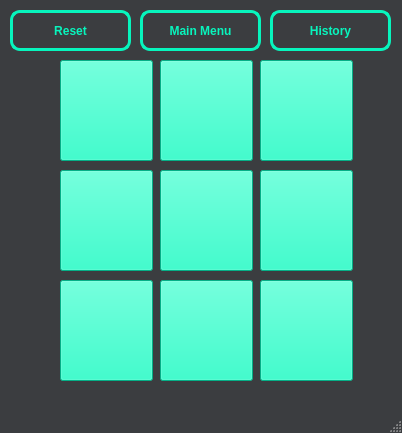
<?xml version="1.0" encoding="UTF-8"?>
<ui version="4.0">
 <class>tic_tac_toe_AI</class>
 <widget class="QMainWindow" name="tic_tac_toe_AI">
  <property name="geometry">
   <rect>
    <x>0</x>
    <y>0</y>
    <width>402</width>
    <height>433</height>
   </rect>
  </property>
  <property name="windowTitle">
   <string>MainWindow</string>
  </property>
  <property name="styleSheet">
   <string notr="true">QMainWindow
{
background-color:rgb(59,61,64 );
}</string>
  </property>
  <widget class="QWidget" name="centralwidget">
   <widget class="QPushButton" name="pushButton_reset">
    <property name="geometry">
     <rect>
      <x>10</x>
      <y>10</y>
      <width>121</width>
      <height>41</height>
     </rect>
    </property>
    <property name="font">
     <font>
      <pointsize>9</pointsize>
      <bold>true</bold>
     </font>
    </property>
    <property name="styleSheet">
     <string notr="true">QPushButton
{
color: rgb(7, 245, 189);
border:3px solid  rgb(7, 245, 189);
border-radius:10px;
}
QPushButton::Hover
{
color: rgb(59, 61, 64);
background-color:  rgb(7, 245, 189);
}</string>
    </property>
    <property name="text">
     <string>Reset</string>
    </property>
   </widget>
   <widget class="QPushButton" name="pushButton_history">
    <property name="geometry">
     <rect>
      <x>270</x>
      <y>10</y>
      <width>121</width>
      <height>41</height>
     </rect>
    </property>
    <property name="font">
     <font>
      <bold>true</bold>
     </font>
    </property>
    <property name="styleSheet">
     <string notr="true">QPushButton
{
color: rgb(7, 245, 189);
border:3px solid  rgb(7, 245, 189);
border-radius:10px;
}
QPushButton::Hover
{
color: rgb(59, 61, 64);
background-color:  rgb(7, 245, 189);
}</string>
    </property>
    <property name="text">
     <string>History</string>
    </property>
   </widget>
   <widget class="QPushButton" name="pushButton_2">
    <property name="geometry">
     <rect>
      <x>160</x>
      <y>60</y>
      <width>93</width>
      <height>101</height>
     </rect>
    </property>
    <property name="font">
     <font>
      <family>Times New Roman</family>
      <pointsize>10</pointsize>
      <bold>true</bold>
     </font>
    </property>
    <property name="styleSheet">
     <string notr="true">QPushButton
{
background-color:rgb(7 ,245, 189);
}</string>
    </property>
    <property name="text">
     <string/>
    </property>
   </widget>
   <widget class="QPushButton" name="pushButton_5">
    <property name="geometry">
     <rect>
      <x>160</x>
      <y>170</y>
      <width>93</width>
      <height>101</height>
     </rect>
    </property>
    <property name="font">
     <font>
      <family>Times New Roman</family>
      <pointsize>10</pointsize>
      <bold>true</bold>
     </font>
    </property>
    <property name="styleSheet">
     <string notr="true">QPushButton
{
background-color:rgb(7 ,245, 189);
}</string>
    </property>
    <property name="text">
     <string/>
    </property>
   </widget>
   <widget class="QPushButton" name="pushButton_6">
    <property name="geometry">
     <rect>
      <x>260</x>
      <y>170</y>
      <width>93</width>
      <height>101</height>
     </rect>
    </property>
    <property name="font">
     <font>
      <family>Times New Roman</family>
      <pointsize>10</pointsize>
      <bold>true</bold>
     </font>
    </property>
    <property name="styleSheet">
     <string notr="true">QPushButton
{
background-color:rgb(7 ,245, 189);
}</string>
    </property>
    <property name="text">
     <string/>
    </property>
   </widget>
   <widget class="QPushButton" name="pushButton_9">
    <property name="geometry">
     <rect>
      <x>260</x>
      <y>280</y>
      <width>93</width>
      <height>101</height>
     </rect>
    </property>
    <property name="font">
     <font>
      <family>Times New Roman</family>
      <pointsize>10</pointsize>
      <bold>true</bold>
     </font>
    </property>
    <property name="styleSheet">
     <string notr="true">QPushButton
{
background-color:rgb(7 ,245, 189);
}</string>
    </property>
    <property name="text">
     <string/>
    </property>
   </widget>
   <widget class="QPushButton" name="pushButton_4">
    <property name="geometry">
     <rect>
      <x>60</x>
      <y>170</y>
      <width>93</width>
      <height>101</height>
     </rect>
    </property>
    <property name="font">
     <font>
      <family>Times New Roman</family>
      <pointsize>10</pointsize>
      <bold>true</bold>
     </font>
    </property>
    <property name="styleSheet">
     <string notr="true">QPushButton
{
background-color:rgb(7 ,245, 189);
}</string>
    </property>
    <property name="text">
     <string/>
    </property>
   </widget>
   <widget class="QPushButton" name="pushButton_mainmenu">
    <property name="geometry">
     <rect>
      <x>140</x>
      <y>10</y>
      <width>121</width>
      <height>41</height>
     </rect>
    </property>
    <property name="font">
     <font>
      <pointsize>9</pointsize>
      <bold>true</bold>
     </font>
    </property>
    <property name="styleSheet">
     <string notr="true">QPushButton
{
color: rgb(7, 245, 189);
border:3px solid  rgb(7, 245, 189);
border-radius:10px;
}
QPushButton::Hover
{
color: rgb(59, 61, 64);
background-color:  rgb(7, 245, 189);
}</string>
    </property>
    <property name="text">
     <string>Main Menu</string>
    </property>
   </widget>
   <widget class="QPushButton" name="pushButton_8">
    <property name="geometry">
     <rect>
      <x>160</x>
      <y>280</y>
      <width>93</width>
      <height>101</height>
     </rect>
    </property>
    <property name="font">
     <font>
      <family>Times New Roman</family>
      <pointsize>10</pointsize>
      <bold>true</bold>
     </font>
    </property>
    <property name="styleSheet">
     <string notr="true">QPushButton
{
background-color:rgb(7 ,245, 189);
}</string>
    </property>
    <property name="text">
     <string/>
    </property>
   </widget>
   <widget class="QPushButton" name="pushButton_3">
    <property name="geometry">
     <rect>
      <x>260</x>
      <y>60</y>
      <width>93</width>
      <height>101</height>
     </rect>
    </property>
    <property name="font">
     <font>
      <family>Times New Roman</family>
      <pointsize>10</pointsize>
      <bold>true</bold>
     </font>
    </property>
    <property name="styleSheet">
     <string notr="true">QPushButton
{
background-color:rgb(7 ,245, 189);
}</string>
    </property>
    <property name="text">
     <string/>
    </property>
   </widget>
   <widget class="QPushButton" name="pushButton_7">
    <property name="geometry">
     <rect>
      <x>60</x>
      <y>280</y>
      <width>93</width>
      <height>101</height>
     </rect>
    </property>
    <property name="font">
     <font>
      <family>Times New Roman</family>
      <pointsize>10</pointsize>
      <bold>true</bold>
     </font>
    </property>
    <property name="styleSheet">
     <string notr="true">QPushButton
{
background-color:rgb(7 ,245, 189);
}</string>
    </property>
    <property name="text">
     <string/>
    </property>
   </widget>
   <widget class="QPushButton" name="pushButton">
    <property name="geometry">
     <rect>
      <x>60</x>
      <y>60</y>
      <width>93</width>
      <height>101</height>
     </rect>
    </property>
    <property name="font">
     <font>
      <family>Times New Roman</family>
      <pointsize>10</pointsize>
      <bold>true</bold>
     </font>
    </property>
    <property name="styleSheet">
     <string notr="true">QPushButton
{
background-color:rgb(7 ,245, 189);
}</string>
    </property>
    <property name="text">
     <string/>
    </property>
   </widget>
  </widget>
  <widget class="QMenuBar" name="menubar">
   <property name="geometry">
    <rect>
     <x>0</x>
     <y>0</y>
     <width>402</width>
     <height>25</height>
    </rect>
   </property>
  </widget>
  <widget class="QStatusBar" name="statusbar"/>
 </widget>
 <resources/>
 <connections/>
</ui>
